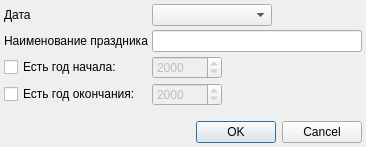
<?xml version="1.0" encoding="UTF-8"?>
<ui version="4.0">
 <class>HolidayDialog</class>
 <widget class="QDialog" name="HolidayDialog">
  <property name="geometry">
   <rect>
    <x>0</x>
    <y>0</y>
    <width>366</width>
    <height>147</height>
   </rect>
  </property>
  <property name="windowTitle">
   <string>Календарный праздник</string>
  </property>
  <layout class="QGridLayout" name="gridLayout">
   <property name="margin">
    <number>4</number>
   </property>
   <property name="spacing">
    <number>4</number>
   </property>
   <item row="0" column="0">
    <widget class="QLabel" name="label">
     <property name="text">
      <string>Дата</string>
     </property>
     <property name="buddy">
      <cstring>date</cstring>
     </property>
    </widget>
   </item>
   <item row="0" column="1" colspan="2">
    <widget class="CDateEdit" name="date">
     <property name="sizePolicy">
      <sizepolicy hsizetype="Fixed" vsizetype="Fixed">
       <horstretch>0</horstretch>
       <verstretch>0</verstretch>
      </sizepolicy>
     </property>
     <property name="minimumSize">
      <size>
       <width>120</width>
       <height>0</height>
      </size>
     </property>
    </widget>
   </item>
   <item row="0" column="3">
    <spacer name="horizontalSpacer">
     <property name="orientation">
      <enum>Qt::Horizontal</enum>
     </property>
     <property name="sizeHint" stdset="0">
      <size>
       <width>97</width>
       <height>20</height>
      </size>
     </property>
    </spacer>
   </item>
   <item row="1" column="0">
    <widget class="QLabel" name="label_2">
     <property name="text">
      <string>Наименование праздника</string>
     </property>
     <property name="buddy">
      <cstring>text</cstring>
     </property>
    </widget>
   </item>
   <item row="1" column="1" colspan="3">
    <widget class="QLineEdit" name="text"/>
   </item>
   <item row="2" column="0">
    <widget class="QCheckBox" name="checkStart">
     <property name="text">
      <string>Есть год начала:</string>
     </property>
    </widget>
   </item>
   <item row="2" column="1">
    <widget class="QSpinBox" name="spinStart">
     <property name="enabled">
      <bool>false</bool>
     </property>
     <property name="sizePolicy">
      <sizepolicy hsizetype="Fixed" vsizetype="Fixed">
       <horstretch>0</horstretch>
       <verstretch>0</verstretch>
      </sizepolicy>
     </property>
     <property name="minimumSize">
      <size>
       <width>70</width>
       <height>0</height>
      </size>
     </property>
     <property name="minimum">
      <number>1</number>
     </property>
     <property name="maximum">
      <number>4999</number>
     </property>
     <property name="value">
      <number>2000</number>
     </property>
    </widget>
   </item>
   <item row="2" column="2" colspan="2">
    <spacer name="horizontalSpacer_2">
     <property name="orientation">
      <enum>Qt::Horizontal</enum>
     </property>
     <property name="sizeHint" stdset="0">
      <size>
       <width>147</width>
       <height>20</height>
      </size>
     </property>
    </spacer>
   </item>
   <item row="3" column="0">
    <widget class="QCheckBox" name="checkFinish">
     <property name="text">
      <string>Есть год окончания:</string>
     </property>
    </widget>
   </item>
   <item row="3" column="1">
    <widget class="QSpinBox" name="spinFinish">
     <property name="enabled">
      <bool>false</bool>
     </property>
     <property name="sizePolicy">
      <sizepolicy hsizetype="Fixed" vsizetype="Fixed">
       <horstretch>0</horstretch>
       <verstretch>0</verstretch>
      </sizepolicy>
     </property>
     <property name="minimumSize">
      <size>
       <width>70</width>
       <height>0</height>
      </size>
     </property>
     <property name="minimum">
      <number>1</number>
     </property>
     <property name="maximum">
      <number>4999</number>
     </property>
     <property name="value">
      <number>2000</number>
     </property>
    </widget>
   </item>
   <item row="3" column="2" colspan="2">
    <spacer name="horizontalSpacer_3">
     <property name="orientation">
      <enum>Qt::Horizontal</enum>
     </property>
     <property name="sizeHint" stdset="0">
      <size>
       <width>147</width>
       <height>20</height>
      </size>
     </property>
    </spacer>
   </item>
   <item row="4" column="0">
    <spacer name="verticalSpacer">
     <property name="orientation">
      <enum>Qt::Vertical</enum>
     </property>
     <property name="sizeHint" stdset="0">
      <size>
       <width>20</width>
       <height>0</height>
      </size>
     </property>
    </spacer>
   </item>
   <item row="5" column="0" colspan="4">
    <widget class="QDialogButtonBox" name="buttonBox">
     <property name="orientation">
      <enum>Qt::Horizontal</enum>
     </property>
     <property name="standardButtons">
      <set>QDialogButtonBox::Cancel|QDialogButtonBox::Ok</set>
     </property>
    </widget>
   </item>
  </layout>
 </widget>
 <customwidgets>
  <customwidget>
   <class>CDateEdit</class>
   <extends>QComboBox</extends>
   <header location="global">library.DateEdit</header>
  </customwidget>
 </customwidgets>
 <tabstops>
  <tabstop>date</tabstop>
  <tabstop>text</tabstop>
  <tabstop>checkStart</tabstop>
  <tabstop>spinStart</tabstop>
  <tabstop>checkFinish</tabstop>
  <tabstop>spinFinish</tabstop>
  <tabstop>buttonBox</tabstop>
 </tabstops>
 <resources/>
 <connections>
  <connection>
   <sender>buttonBox</sender>
   <signal>accepted()</signal>
   <receiver>HolidayDialog</receiver>
   <slot>accept()</slot>
   <hints>
    <hint type="sourcelabel">
     <x>254</x>
     <y>287</y>
    </hint>
    <hint type="destinationlabel">
     <x>157</x>
     <y>274</y>
    </hint>
   </hints>
  </connection>
  <connection>
   <sender>buttonBox</sender>
   <signal>rejected()</signal>
   <receiver>HolidayDialog</receiver>
   <slot>reject()</slot>
   <hints>
    <hint type="sourcelabel">
     <x>322</x>
     <y>287</y>
    </hint>
    <hint type="destinationlabel">
     <x>286</x>
     <y>274</y>
    </hint>
   </hints>
  </connection>
  <connection>
   <sender>checkStart</sender>
   <signal>toggled(bool)</signal>
   <receiver>spinStart</receiver>
   <slot>setEnabled(bool)</slot>
   <hints>
    <hint type="sourcelabel">
     <x>115</x>
     <y>74</y>
    </hint>
    <hint type="destinationlabel">
     <x>162</x>
     <y>79</y>
    </hint>
   </hints>
  </connection>
  <connection>
   <sender>checkFinish</sender>
   <signal>toggled(bool)</signal>
   <receiver>spinFinish</receiver>
   <slot>setEnabled(bool)</slot>
   <hints>
    <hint type="sourcelabel">
     <x>104</x>
     <y>107</y>
    </hint>
    <hint type="destinationlabel">
     <x>156</x>
     <y>104</y>
    </hint>
   </hints>
  </connection>
 </connections>
</ui>
